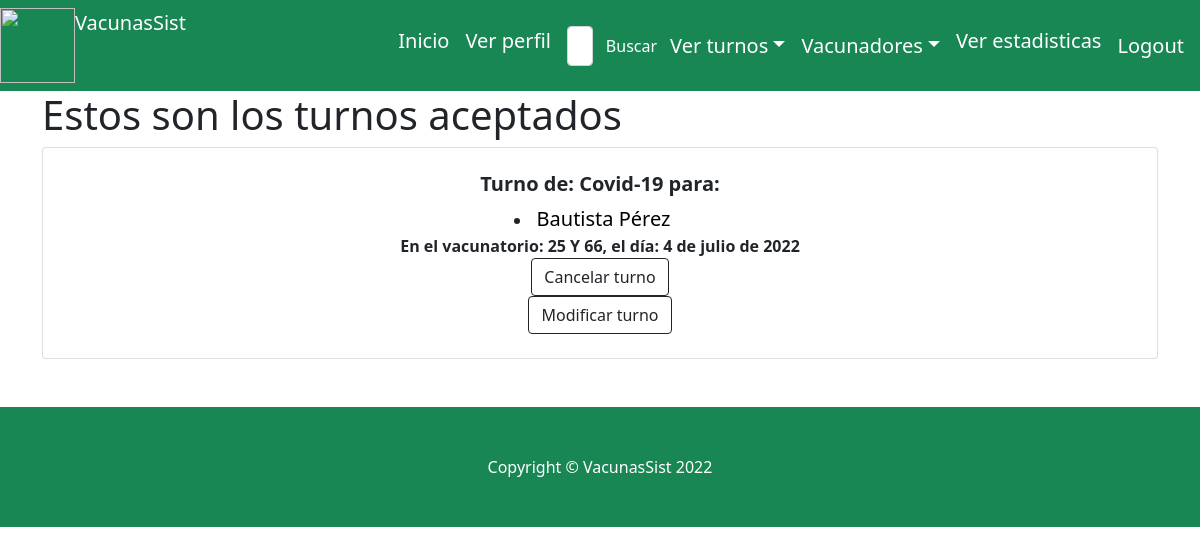
Page /ver_turnos_aceptados (signed in) on the earlier database version.
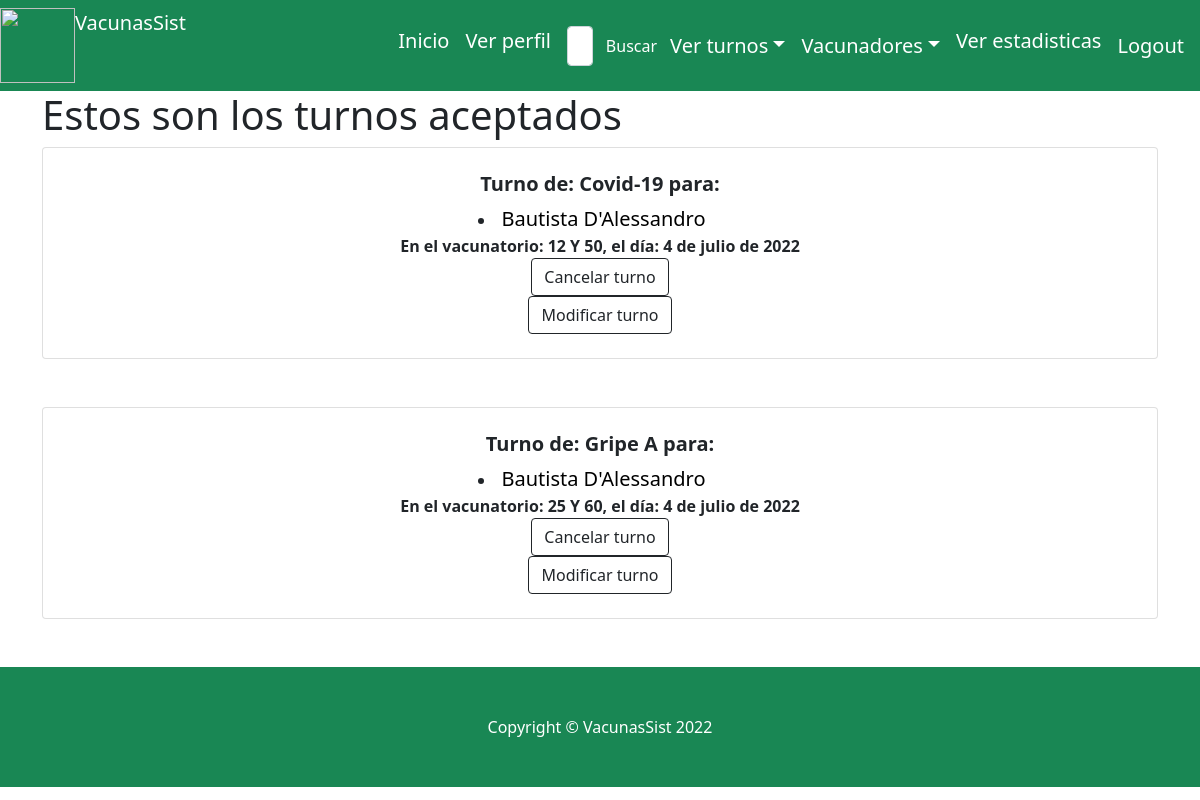
Same page on the later database version.
### website/models.py (models this page shows, shortened)
class Vacuna(models.Model):
    nombre=models.CharField(max_length=40)
    informacion= models.TextField(max_length=700)
    class Meta:
        verbose_name='vacuna'
        verbose_name_plural='vacunas'

class Vacunatorio(models.Model):
    nombre=models.CharField(max_length=40)
    ubicacion=models.CharField(max_length=40)

class Turno(models.Model):
    user = models.ForeignKey(Usuario, on_delete=models.CASCADE)
    vacuna = models.ForeignKey(Vacuna,on_delete=models.CASCADE)
    fecha =  models.DateField(null=True)
    estado= models.ForeignKey(EstadosTurno, on_delete=models.CASCADE)
    vacunatorio=models.ForeignKey(Vacunatorio, on_delete=models.CASCADE,null=True)
    vacunador= models.ForeignKey(Usuario, related_name='vacunador', on_delete=models.CASCADE,null=True)

### website/views.py (the view)
# urls.py: path('ver_turnos_aceptados', views.verTurnosAcepados, name="ver_turnos_aceptados"),
def verTurnosAcepados(request):
    class Auxiliar():
            def __init__(self):
                self.vacuna = None
                self.idturno= None
                self.nombre = None
                self.fecha =None
                self.vacunatorio=None
                self.idusuario = None
    arrAuxiliar = []
    list_turnos= Turno.objects.filter(estado_id=2)
    for turno in list_turnos:
                user= Usuario.objects.get(id=turno.user_id)
                aux = Auxiliar()
                vacuna=Vacuna.objects.get(id=turno.vacuna.id)
                aux.vacuna=vacuna.nombre
                aux.idturno=turno.id
                print(turno.id)
                aux.idusuario=user.id
                aux.nombre=user.nombre + " " + user.apellido
                aux.fecha=turno.fecha
                vacunatorio=Vacunatorio.objects.get(id=turno.vacunatorio_id)
                aux.vacunatorio=vacunatorio.ubicacion
                arrAuxiliar.append(aux)
    return render(request,"website/ver_turnos_aceptados.html",{"list_turnos":arrAuxiliar})

### website/templates/website/ver_turnos_aceptados.html (shortened to what this page needs)
{% extends "website/layout.html" %}
{% block body %}
{% if request.user.es_administrador %}
<div class="container">
  <div class="row">
    <div class="col">
            <table>
                <h1>Estos son los turnos aceptados</h1>
                {% for un_turno in list_turnos %}
                <div class="col mb-5">
                    <div class="card h-100">
                        <div class="card-body p-4">
                            <div class="text-center">
                                <h5 class="fw-bolder">Turno de: {{ un_turno.vacuna }} para:  </h5>
                                <li class="nav-item"><a class="navbar-brand " style="color:black" href="{% url 'ver_perfil_usuario' un_turno.idusuario %}"> {{un_turno.nombre}} </a></li>
                                <b> En el vacunatorio: {{ un_turno.vacunatorio}}, </b>
                                <b>el día: {{un_turno.fecha}} </b>
                                <div class="nav-item"><a class="btn btn-outline-dark mt-auto" href="#" onclick="eliminar({{un_turno.idturno}})">Cancelar turno</a></div>
                                <div class="nav-item"><a class="btn btn-outline-dark mt-auto" href="{% url 'modificar_turno' un_turno.idturno %}" >Modificar turno</a></div>
                            </div>
                        </div>
                        </div>
                    </div>
                </div>
                {% endfor  %}
    </div>
    </div>
{% else %} <h5> No tienes permisos para ver esta página</h5>
{% endif %}
 {% endblock %}

Differences in the rows shown:
now on this page (row edited): Vacunatorio: vacunatorio "12 Y 50"
now on this page (row unchanged): Vacuna: vacuna "Gripe A"
added Turno: fecha "4 de julio de 2022"
Other differences:
new list line: "Turno de: para: Bautista D'Alessandro En el vacunatorio: , el día: Cancelar turno Modificar turno"
new list line: "Covid-19"
new list line: "25 Y 60"
list line gone: "Turno de: para: Bautista Pérez En el vacunatorio: , el día: Cancelar turno Modificar turno"
list line gone: "Covid-19"
list line gone: "25 Y 66"
